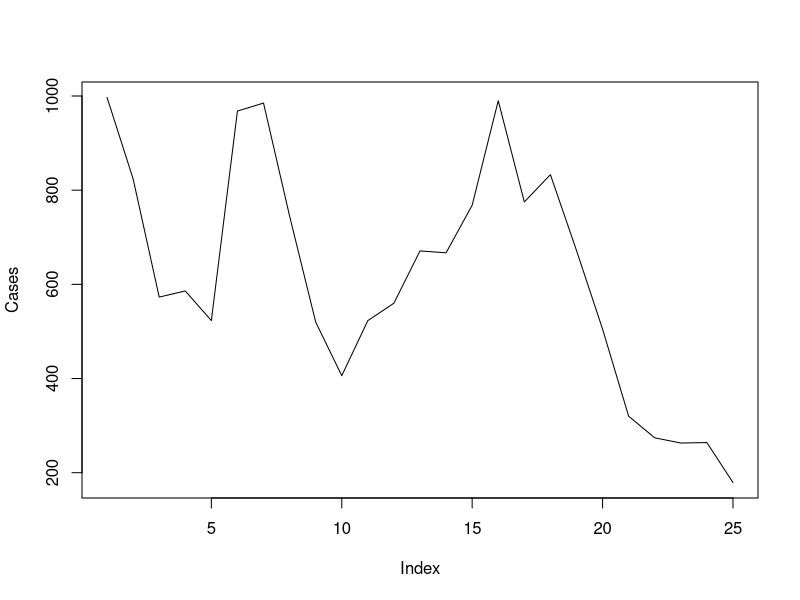

Reproduce this figure in R. (Note: this script raises an error after producing the figure.)
## ---- chunk 1
mal <- read.table("malaria.dat", header = TRUE)
attach(mal)
## ---- chunk 2
mal
## ---- chunk 3
plot(Cases, type = "l")
## ---- chunk 4
plot(Time, Cases, type = "l")
## ---- chunk 5
cases.ts <- ts(Cases, start = c(1997, 7), frequency = 12)
## ---- chunk 6
cases.ts
## ---- chunk 7
plot(cases.ts)
## ---- chunk 8
plot(Rain, Cases)
## ---- chunk 9
rain.cases.ts <- ts(cbind(Rain, Cases), start = c(1997,7), frequency = 12)
plot(rain.cases.ts)
## ---- chunk 10
par(mfrow = c(2, 1))
## ---- chunk 11
plot(Rain, type = "l")
plot(Cases, type = "l")
## ---- chunk 12
par(lab = c(length(Time), 10, 7))
## ---- chunk 13
plot(Rain, type = "l")
plot(Cases, type = "l")
## ---- chunk 14
plot(Rain, type = "l", axes = FALSE, xlab = "Time", ylab = "mm", main = "Rainfall")
axis(side = 1, labels = as.character(Time), at = 1:length(Time))
axis(side = 2)
plot(Cases, type = "l", axes = FALSE, xlab = "Time", ylab = "n", main = "Cases")
axis(side = 1, labels = as.character(Time), at = 1:length(Time))
axis(side = 2)
## ---- chunk 15
par(mfrow = c(1, 1))
par(lab = c(5, 5, 7))
## ---- chunk 16
plot(Cases, type = "l")
lines(Rain, lty = 2)
## ---- chunk 17
plot(Cases, type = "l", ylim = c(min(Cases, Rain), max(Cases, Rain)))
lines(Rain, lty = 2)
## ---- chunk 18
plot(Cases, type = "l", ylim = c(min(Cases, Rain), max(Cases, Rain)))
lines(Rain, lty = 2)
legend(18, 1000, legend = c("Cases", "Rainfall (mm)"), lty = c(1,2))
## ---- chunk 19
par(lab = c(length(Time), 5, 7))
plot(Cases, type = "l", lty = 1, axes = FALSE)
axis(side = 2)
par(new = TRUE)
plot(Rain, type = "l", lty = 2, axes = FALSE)
axis(side = 4)
axis(side = 1)
## ---- chunk 20
par(mar = c(5, 5, 4, 5))
par(lab = c(length(Time), 5, 7))
plot(Cases, type = "l", lty = 1, axes = FALSE,
     xlab = "", ylab = "", main = "Malaria cases and rainfall")
axis(side = 2)
mtext(text = "Malaria cases", side = 2, line = 3)
par(new = TRUE)
plot(Rain, type = "l", lty = 2, axes = FALSE,
     xlab = "Month & Year", ylab = "")
axis(side = 4)
mtext(text = "Rainfall (mm)", side = 4, line = 3)
axis(side = 1, labels = as.character(Time), at = 1:length(Time))
## ---- chunk 21
plot2var <- function(y1,
           y2,
           x.ticks,
           x.lab = deparse(substitute(x.ticks)),
           y1.lab = deparse(substitute(y1)),
           y2.lab = deparse(substitute(y2)),
           main = paste(y1.lab, "&", y2.lab)) {
  old.par.mar <- par("mar")
  old.par.lab <- par("lab")
  par(mar = c(5, 5, 4, 5))
  if(!missing(x.ticks)) {par(lab = c(length(x.ticks), 5, 7))}
  plot(y1, type = "l", lty = 1, axes = FALSE,
       xlab = "", ylab = "", main = main)
  axis(side = 2)
  mtext(text = y1.lab, side = 2, line = 3)
  par(new = TRUE)
  plot(y2, type = "l", lty = 2, axes = FALSE,
       ylab = "", xlab = x.lab)
  axis(side = 4)
  mtext(text = y2.lab, side = 4, line = 3)
  if(!missing(x.ticks)) {
    axis(side = 1, labels = as.character(x.ticks),
         at = 1:length(x.ticks))
  } else {axis(side = 1)}
  par(mar = old.par.mar)
  par(lab = old.par.lab)  
}
## ---- chunk 22
plot2var(Rain, Cases)
plot2var(Rain, Cases, Time)
## ---- chunk 23
plot2var(Rain, Cases, Time, x.lab = "Month and Year",
         y1.lab = "Rainfall (mm)", y2.lab = "Cases of malaria")
## ---- chunk 24
detach(mal)
## ---- chunk 25
pop <- read.table("pop.dat", header = TRUE)
attach(pop)
## ---- chunk 26
pop[1:20, ]
## ---- chunk 27
table(AGE)
barplot(table(AGE), col = "white")
## ---- chunk 28
age.group <- cut(AGE, c(0, 17, 29, 41, 53, 99))
## ---- chunk 29
table(AGE, age.group)
## ---- chunk 30
table(age.group, SEX)
## ---- chunk 31
barplot(table(age.group, SEX))
## ---- chunk 32
barplot(table(age.group, SEX), beside = TRUE)
## ---- chunk 33
barplot(table(age.group, SEX), beside = TRUE, horiz = TRUE)
## ---- chunk 34
tab <- table(age.group, SEX)
tab
tab[ ,1] <- -tab[ ,1]
tab
barplot(tab, beside = TRUE, horiz = TRUE)
## ---- chunk 35
barplot(tab, beside = TRUE, horiz = TRUE, space = c(0, -nrow(tab)))
## ---- chunk 36
bar.names <- c(dimnames(tab)$age.group, dimnames(tab)$age.group)
barplot(tab, beside = TRUE, horiz = TRUE, space = c(0, -nrow(tab)),
        names.arg = bar.names)
## ---- chunk 37
barplot(tab, beside = TRUE, horiz = TRUE, space = c(0, -nrow(tab)),
        col = "white", xlim = c(min(tab) * 1.2, max(tab) * 1.2),
        names.arg = bar.names)
## ---- chunk 38
barplot(tab, beside = TRUE, horiz = TRUE, space = c(0, -nrow(tab)),
        col = "white", xlim = c(min(tab) * 1.2, max(tab) * 1.2),
        names.arg = bar.names, axes = FALSE)
axis(side = 1,
     labels = abs(axTicks(side = 1)),
     at = (axTicks(side = 1)))
## ---- chunk 39
pyramid.plot <- function(x,
                          g,
                          main = paste("Pyramid plot of", deparse(substitute(x)),
                                       "by", deparse(substitute(g))),
                          xlab = paste(deparse(substitute(g)),
                                       "(", levels(g)[1], "/",levels(g)[2],")"),
                          ylab = deparse(substitute(x))) {
  tab <- table(x, g)
  tab[ ,1] <- -tab[ ,1]
  barplot(tab,
          horiz = TRUE,
          beside = TRUE,
          space = c(0, -nrow(tab)),
          names.arg = c(dimnames(tab)$x, dimnames(tab)$x),
          xlim = c(min(tab) * 1.2,
          max(tab) * 1.2),
          col = "white",
          main = main,
          xlab = xlab,
          ylab = ylab,
          axes = FALSE)
  axis(side = 1,
       labels = abs(axTicks(side = 1)),
       at = (axTicks(side = 1)))
}
## ---- chunk 40
pyramid.plot(age.group, SEX)
## ---- chunk 41
pyramid.plot(age.group, SEX, ylab = "Months", xlab = "Sex F / M",
             main = "Children by age and sex")
